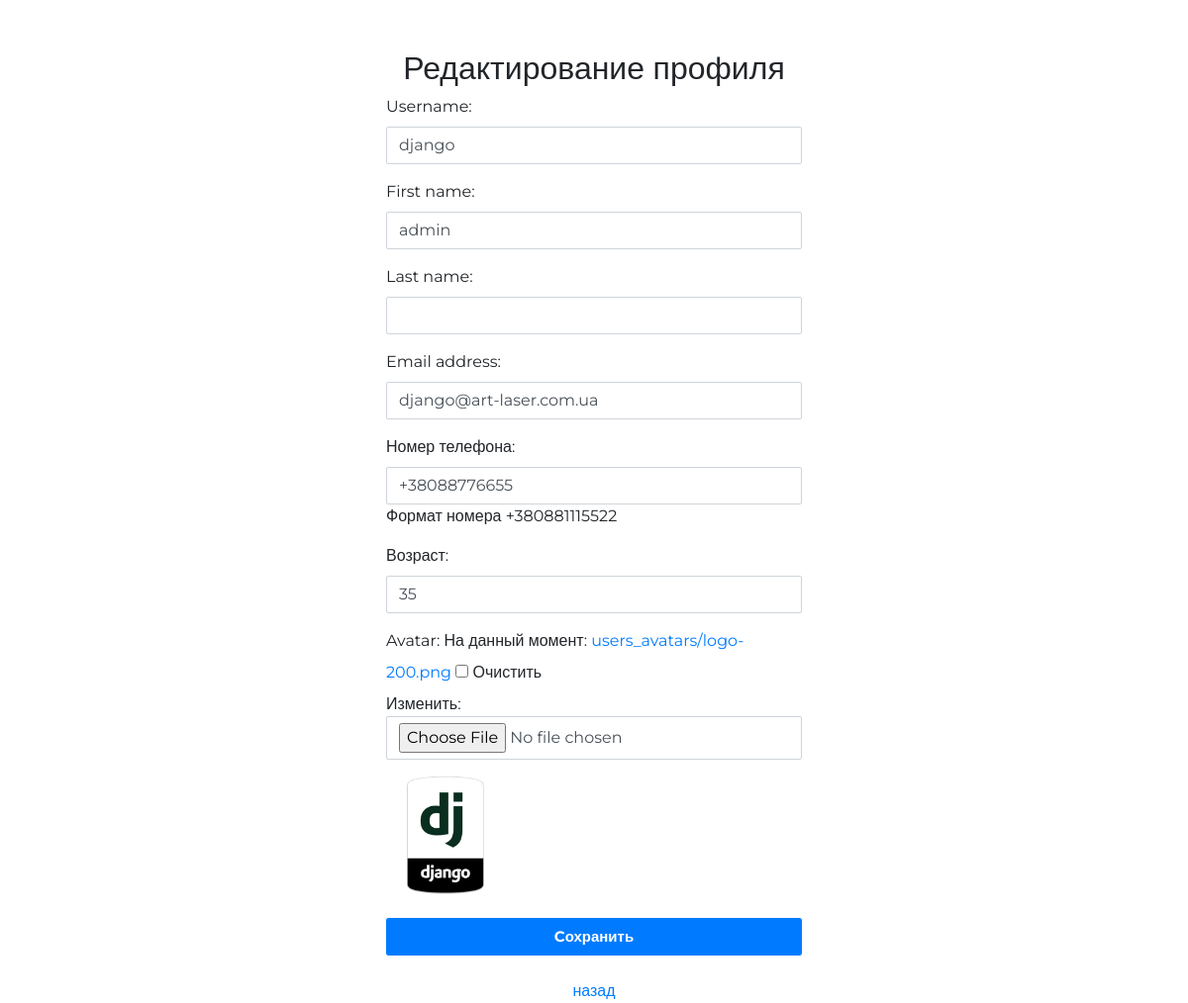
Screenshot of /auth/edit/ (signed in) with the database file from the repository.
### authapp/models.py (models this page shows)
class ShopUser(AbstractUser):
    avatar = models.ImageField(upload_to='users_avatars', blank=True)
    age = models.PositiveIntegerField(verbose_name='возраст')
    phone = models.CharField(verbose_name='номер телефона', max_length=16, default='')

### authapp/views.py (the view)
# urls.py: re_path(r'^product/edit/(?P<pk>\d+)/(?P<quantity>\d+)/$', basketapp.product_edit),
def edit(request):
    title = 'Мой профиль'
    edit_form = ShopUserEditForm(instance=request.user)
    if request.method == 'POST':
        edit_form = ShopUserEditForm(request.POST, request.FILES, instance=request.user)
        if edit_form.is_valid():
            edit_form.save()
            return HttpResponseRedirect(reverse('auth:edit'))
    context = {
        'title': title,
        'edit_form': edit_form,
    }
    return render(request, 'authapp/edit.html', context)

### authapp/forms.py (shortened to what this page needs)
class ShopUserEditForm(UserChangeForm):
    class Meta:
        model = ShopUser
        fields = ('username', 'first_name', 'last_name', 'email', 'phone', 'age', 'avatar', 'password')
    def __init__(self, *args, **kwargs):
        super(ShopUserEditForm, self).__init__(*args, **kwargs)
        for field_name, field in self.fields.items():
            field.widget.attrs['class'] = 'form-control'
            if field_name == 'phone':
                field.help_text = 'Формат номера +380881115522'
            else:
                field.help_text = ''
            if field_name == 'password':
                field.widget = forms.HiddenInput()

### authapp/templates/authapp/edit.html (shortened to what this page needs)
{% extends 'authapp/base.html' %}
{% load staticfiles %}
{% block content %}
    <div class="register-form">
        <form action="{% url 'auth:edit' %}" method="post" enctype="multipart/form-data">
            <h2 class="text-center">Редактирование профиля</h2>
            {{ edit_form.as_p }}
            <div class="user_avatar"><img src="/media/{{ user.avatar|default:'products_image/gravatar.png' }}"></div>
            <br>
            <input class="form-control btn btn-primary btn-block" type="submit" value="Cохранить">
        </form>
        <br>
           <p class="text-center"><a href="{% url 'main' %}" class="">назад</a></p>
    </div>
{% endblock %}

### static/css/style.css (style rules this page uses)
* { margin: 0; padding: 0; }
html, body { height: 100%; font-family: 'Montserrat', sans-serif; }
a { text-decoration: none; outline: none; }
.user_avatar img { width: 120px; height: 120px; }
.register-form { width: 420px; margin: 50px auto; }
.form-control, .btn { min-height: 38px; border-radius: 2px; }
.btn { font-size: 15px; font-weight: bold; }

### rows the page displays
ShopUser: username "django", first_name "admin", email "django@art-laser.com.ua", phone "+38088776655", age "35", avatar (picture)
